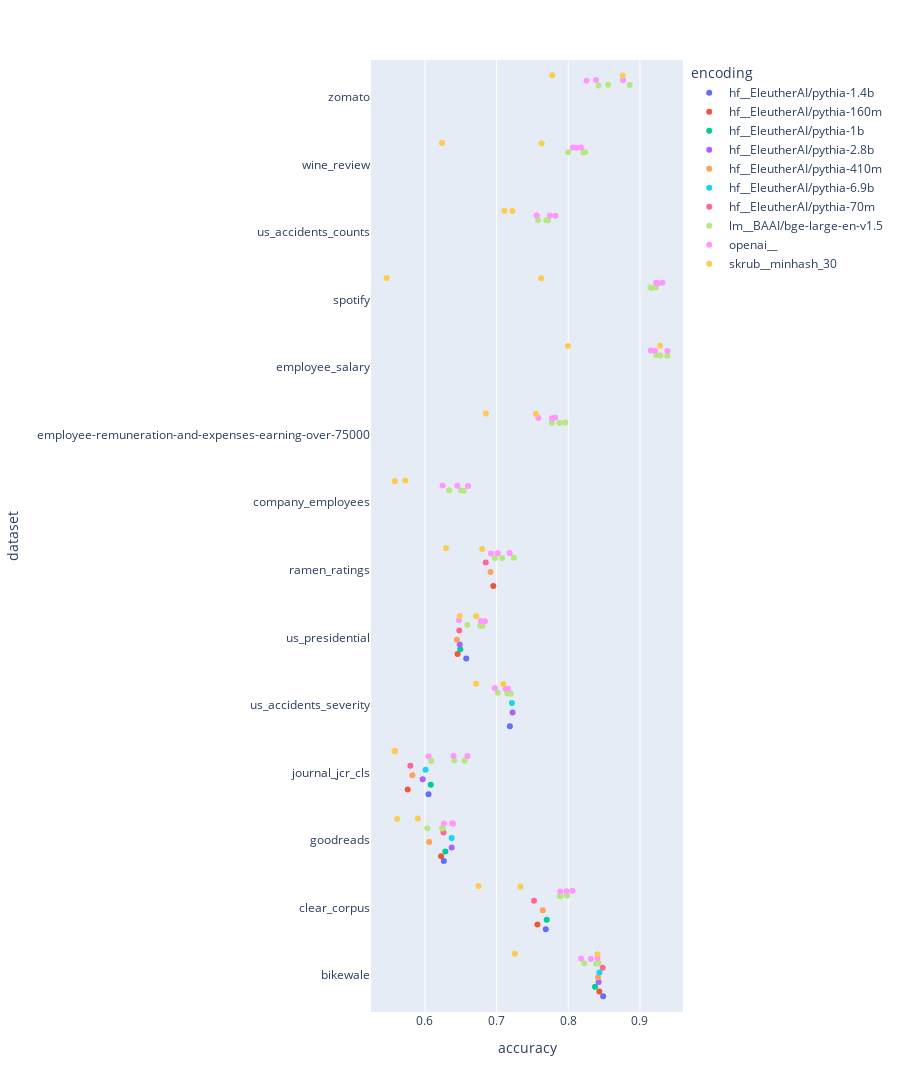

Here is the notebook cell this chart was saved with:
### Code cell
import pandas as pd
import plotly.express as px
melted_results = pd.read_csv("../results/results_limited_fixed_15_11.csv")
# add results_pythia_22_11.csv
melted_results = pd.concat([melted_results, pd.read_csv("../results/results_pythia_22_11.csv")])
#melted_results = pd.read_csv("../results/results_all_limited_13_11.csv")

melted_results["accuracy"] = melted_results["roc_auc"]
#melted_results = pd.read_csv("../results/results_all_n_train_5000.csv")

# restrict to n_train = 2000
melted_results = melted_results[melted_results['n_train'] == 1000]
# features = text_only
melted_results = melted_results[melted_results['features'] == 'text_only']
# model = "GradientBoostingClassifier"
#melted_results = melted_results[melted_results["model"] == "GradientBoostingClassifier"]

acceptable_datasets = ['bikewale', 'clear_corpus', 'company_employees',
       'employee-remuneration-and-expenses-earning-over-75000',
       'employee_salary', 'goodreads', 'journal_jcr_cls', 'ramen_ratings',
       'spotify', 'us_accidents_counts', 'us_accidents_severity',
       'us_presidential', 'wine_review', 'zomato']
melted_results = melted_results[melted_results["dataset"].isin(acceptable_datasets)]

melted_results = melted_results[melted_results["encoding"].isin(["openai__", "skrub__minhash_30", "lm__BAAI/bge-large-en-v1.5"]) | (melted_results["encoding"].str.contains("pythia"))]
#melted_results = melted_results[(melted_results["encoding"].str.contains("pythia"))]
# convert names like hf__EleutherAI/pythia-6.9B to 6.9E9
# melted_results["num_params"] = melted_results["encoding"].str.split("__").str[1].str.split("-").str[1]
# melted_results["num_params"] = melted_results["num_params"].str.replace("b", "E9")
# melted_results["num_params"] = melted_results["num_params"].str.replace("m", "E6")
# melted_results["num_params"] = melted_results["num_params"].astype(float)

group_cols = ['dataset', 'model', 'dim_reduction', 'encoding', "features", "n_train"]
# show counts per group
print(melted_results.groupby(group_cols)['accuracy'].count().reset_index())
# assert all 7

#melted_results["accuracy"] = melted_results.groupby(["dataset", "features", "n_train"])["accuracy"].transform(
    #lambda x: (x - x.min()) / (x.max() - x.min())
#)
print((melted_results.groupby(group_cols)['accuracy'].count().values == 7).mean())
melted_results = melted_results.groupby(group_cols)['accuracy'].mean().reset_index()
print(melted_results.shape)

px.strip(
    melted_results,
    y = "dataset",
    x = "accuracy",
    color="encoding",
    hover_data=melted_results.columns,
    height=1500,
)
#import seaborn as sns
#import matplotlib.pyplot as plt

# sns.stripplot(
#     y = "dataset",
#     x = "accuracy",
#     data=melted_results,
#     hue="num_params",
#     dodge=True,
#     jitter=0.2,
#     alpha=0.5,
#     size=10,
#     palette="crest",
#     linewidth=1,
#     edgecolor="gray",
#     #hover_data=melted_results.columns,
#     #height=1500,
# )

### Figure 1 — Plotly figure (JSON) as saved in the notebook; plotly's stock layout.template omitted (floating-point values rounded to 4 significant figures; data arrays with more than 128 entries replaced by an {"elided": "..."} marker saying what was removed)
{"data": [{"alignmentgroup": "True", "boxpoints": "all", "customdata": [["GradientBoostingClassifier", "PCA_30", "hf__EleutherAI/pythia-1.4b", "text_only", 1000], ["GradientBoostingClassifier", "PCA_30", "hf__EleutherAI/pythia-1.4b", "text_only", 1000], ["GradientBoostingClassifier", "PCA_30", "hf__EleutherAI/pythia-1.4b", "text_only", 1000], ["GradientBoostingClassifier", "PCA_30", "hf__EleutherAI/pythia-1.4b", "text_only", 1000], ["GradientBoostingClassifier", "PCA_30", "hf__EleutherAI/pythia-1.4b", "text_only", 1000], ["GradientBoostingClassifier", "PCA_30", "hf__EleutherAI/pythia-1.4b", "text_only", 1000]], "fillcolor": "rgba(255,255,255,0)", "hoveron": "points", "hovertemplate": "encoding=%{customdata[2]}<br>accuracy=%{x}<br>dataset=%{y}<br>model=%{customdata[0]}<br>dim_reduction=%{customdata[1]}<br>features=%{customdata[3]}<br>n_train=%{customdata[4]}<extra></extra>", "legendgroup": "hf__EleutherAI/pythia-1.4b", "line": {"color": "rgba(255,255,255,0)"}, "marker": {"color": "#636efa"}, "name": "hf__EleutherAI/pythia-1.4b", "offsetgroup": "hf__EleutherAI/pythia-1.4b", "orientation": "h", "pointpos": 0, "showlegend": true, "type": "box", "x": [0.8486, 0.7687, 0.6265, 0.6051, 0.7185, 0.6577], "x0": " ", "xaxis": "x", "y": ["bikewale", "clear_corpus", "goodreads", "journal_jcr_cls", "us_accidents_severity", "us_presidential"], "y0": " ", "yaxis": "y"}, {"alignmentgroup": "True", "boxpoints": "all", "customdata": [["GradientBoostingClassifier", "PCA_30", "hf__EleutherAI/pythia-160m", "text_only", 1000], ["GradientBoostingClassifier", "PCA_30", "hf__EleutherAI/pythia-160m", "text_only", 1000], ["GradientBoostingClassifier", "PCA_30", "hf__EleutherAI/pythia-160m", "text_only", 1000], ["GradientBoostingClassifier", "PCA_30", "hf__EleutherAI/pythia-160m", "text_only", 1000], ["GradientBoostingClassifier", "PCA_30", "hf__EleutherAI/pythia-160m", "text_only", 1000], ["GradientBoostingClassifier", "PCA_30", "hf__EleutherAI/pythia-160m", "text_only", 1000]], "fillcolor": "rgba(255,255,255,0)", "hoveron": "points", "hovertemplate": "encoding=%{customdata[2]}<br>accuracy=%{x}<br>dataset=%{y}<br>model=%{customdata[0]}<br>dim_reduction=%{customdata[1]}<br>features=%{customdata[3]}<br>n_train=%{customdata[4]}<extra></extra>", "legendgroup": "hf__EleutherAI/pythia-160m", "line": {"color": "rgba(255,255,255,0)"}, "marker": {"color": "#EF553B"}, "name": "hf__EleutherAI/pythia-160m", "offsetgroup": "hf__EleutherAI/pythia-160m", "orientation": "h", "pointpos": 0, "showlegend": true, "type": "box", "x": [0.8433, 0.757, 0.6226, 0.576, 0.6955, 0.6456], "x0": " ", "xaxis": "x", "y": ["bikewale", "clear_corpus", "goodreads", "journal_jcr_cls", "ramen_ratings", "us_presidential"], "y0": " ", "yaxis": "y"}, {"alignmentgroup": "True", "boxpoints": "all", "customdata": [["GradientBoostingClassifier", "PCA_30", "hf__EleutherAI/pythia-1b", "text_only", 1000], ["GradientBoostingClassifier", "PCA_30", "hf__EleutherAI/pythia-1b", "text_only", 1000], ["GradientBoostingClassifier", "PCA_30", "hf__EleutherAI/pythia-1b", "text_only", 1000], ["GradientBoostingClassifier", "PCA_30", "hf__EleutherAI/pythia-1b", "text_only", 1000], ["GradientBoostingClassifier", "PCA_30", "hf__EleutherAI/pythia-1b", "text_only", 1000]], "fillcolor": "rgba(255,255,255,0)", "hoveron": "points", "hovertemplate": "encoding=%{customdata[2]}<br>accuracy=%{x}<br>dataset=%{y}<br>model=%{customdata[0]}<br>dim_reduction=%{customdata[1]}<br>features=%{customdata[3]}<br>n_train=%{customdata[4]}<extra></extra>", "legendgroup": "hf__EleutherAI/pythia-1b", "line": {"color": "rgba(255,255,255,0)"}, "marker": {"color": "#00cc96"}, "name": "hf__EleutherAI/pythia-1b", "offsetgroup": "hf__EleutherAI/pythia-1b", "orientation": "h", "pointpos": 0, "showlegend": true, "type": "box", "x": [0.8374, 0.77, 0.6286, 0.6082, 0.6494], "x0": " ", "xaxis": "x", "y": ["bikewale", "clear_corpus", "goodreads", "journal_jcr_cls", "us_presidential"], "y0": " ", "yaxis": "y"}, {"alignmentgroup": "True", "boxpoints": "all", "customdata": [["GradientBoostingClassifier", "PCA_30", "hf__EleutherAI/pythia-2.8b", "text_only", 1000], ["GradientBoostingClassifier", "PCA_30", "hf__EleutherAI/pythia-2.8b", "text_only", 1000], ["GradientBoostingClassifier", "PCA_30", "hf__EleutherAI/pythia-2.8b", "text_only", 1000], ["GradientBoostingClassifier", "PCA_30", "hf__EleutherAI/pythia-2.8b", "text_only", 1000], ["GradientBoostingClassifier", "PCA_30", "hf__EleutherAI/pythia-2.8b", "text_only", 1000]], "fillcolor": "rgba(255,255,255,0)", "hoveron": "points", "hovertemplate": "encoding=%{customdata[2]}<br>accuracy=%{x}<br>dataset=%{y}<br>model=%{customdata[0]}<br>dim_reduction=%{customdata[1]}<br>features=%{customdata[3]}<br>n_train=%{customdata[4]}<extra></extra>", "legendgroup": "hf__EleutherAI/pythia-2.8b", "line": {"color": "rgba(255,255,255,0)"}, "marker": {"color": "#ab63fa"}, "name": "hf__EleutherAI/pythia-2.8b", "offsetgroup": "hf__EleutherAI/pythia-2.8b", "orientation": "h", "pointpos": 0, "showlegend": true, "type": "box", "x": [0.8424, 0.6374, 0.597, 0.7223, 0.6486], "x0": " ", "xaxis": "x", "y": ["bikewale", "goodreads", "journal_jcr_cls", "us_accidents_severity", "us_presidential"], "y0": " ", "yaxis": "y"}, {"alignmentgroup": "True", "boxpoints": "all", "customdata": [["GradientBoostingClassifier", "PCA_30", "hf__EleutherAI/pythia-410m", "text_only", 1000], ["GradientBoostingClassifier", "PCA_30", "hf__EleutherAI/pythia-410m", "text_only", 1000], ["GradientBoostingClassifier", "PCA_30", "hf__EleutherAI/pythia-410m", "text_only", 1000], ["GradientBoostingClassifier", "PCA_30", "hf__EleutherAI/pythia-410m", "text_only", 1000], ["GradientBoostingClassifier", "PCA_30", "hf__EleutherAI/pythia-410m", "text_only", 1000], ["GradientBoostingClassifier", "PCA_30", "hf__EleutherAI/pythia-410m", "text_only", 1000]], "fillcolor": "rgba(255,255,255,0)", "hoveron": "points", "hovertemplate": "encoding=%{customdata[2]}<br>accuracy=%{x}<br>dataset=%{y}<br>model=%{customdata[0]}<br>dim_reduction=%{customdata[1]}<br>features=%{customdata[3]}<br>n_train=%{customdata[4]}<extra></extra>", "legendgroup": "hf__EleutherAI/pythia-410m", "line": {"color": "rgba(255,255,255,0)"}, "marker": {"color": "#FFA15A"}, "name": "hf__EleutherAI/pythia-410m", "offsetgroup": "hf__EleutherAI/pythia-410m", "orientation": "h", "pointpos": 0, "showlegend": true, "type": "box", "x": [0.8415, 0.7645, 0.606, 0.5825, 0.6916, 0.6447], "x0": " ", "xaxis": "x", "y": ["bikewale", "clear_corpus", "goodreads", "journal_jcr_cls", "ramen_ratings", "us_presidential"], "y0": " ", "yaxis": "y"}, {"alignmentgroup": "True", "boxpoints": "all", "customdata": [["GradientBoostingClassifier", "PCA_30", "hf__EleutherAI/pythia-6.9b", "text_only", 1000], ["GradientBoostingClassifier", "PCA_30", "hf__EleutherAI/pythia-6.9b", "text_only", 1000], ["GradientBoostingClassifier", "PCA_30", "hf__EleutherAI/pythia-6.9b", "text_only", 1000], ["GradientBoostingClassifier", "PCA_30", "hf__EleutherAI/pythia-6.9b", "text_only", 1000]], "fillcolor": "rgba(255,255,255,0)", "hoveron": "points", "hovertemplate": "encoding=%{customdata[2]}<br>accuracy=%{x}<br>dataset=%{y}<br>model=%{customdata[0]}<br>dim_reduction=%{customdata[1]}<br>features=%{customdata[3]}<br>n_train=%{customdata[4]}<extra></extra>", "legendgroup": "hf__EleutherAI/pythia-6.9b", "line": {"color": "rgba(255,255,255,0)"}, "marker": {"color": "#19d3f3"}, "name": "hf__EleutherAI/pythia-6.9b", "offsetgroup": "hf__EleutherAI/pythia-6.9b", "orientation": "h", "pointpos": 0, "showlegend": true, "type": "box", "x": [0.8435, 0.6373, 0.601, 0.7214], "x0": " ", "xaxis": "x", "y": ["bikewale", "goodreads", "journal_jcr_cls", "us_accidents_severity"], "y0": " ", "yaxis": "y"}, {"alignmentgroup": "True", "boxpoints": "all", "customdata": [["GradientBoostingClassifier", "PCA_30", "hf__EleutherAI/pythia-70m", "text_only", 1000], ["GradientBoostingClassifier", "PCA_30", "hf__EleutherAI/pythia-70m", "text_only", 1000], ["GradientBoostingClassifier", "PCA_30", "hf__EleutherAI/pythia-70m", "text_only", 1000], ["GradientBoostingClassifier", "PCA_30", "hf__EleutherAI/pythia-70m", "text_only", 1000], ["GradientBoostingClassifier", "PCA_30", "hf__EleutherAI/pythia-70m", "text_only", 1000], ["GradientBoostingClassifier", "PCA_30", "hf__EleutherAI/pythia-70m", "text_only", 1000]], "fillcolor": "rgba(255,255,255,0)", "hoveron": "points", "hovertemplate": "encoding=%{customdata[2]}<br>accuracy=%{x}<br>dataset=%{y}<br>model=%{customdata[0]}<br>dim_reduction=%{customdata[1]}<br>features=%{customdata[3]}<br>n_train=%{customdata[4]}<extra></extra>", "legendgroup": "hf__EleutherAI/pythia-70m", "line": {"color": "rgba(255,255,255,0)"}, "marker": {"color": "#FF6692"}, "name": "hf__EleutherAI/pythia-70m", "offsetgroup": "hf__EleutherAI/pythia-70m", "orientation": "h", "pointpos": 0, "showlegend": true, "type": "box", "x": [0.848, 0.7522, 0.626, 0.5798, 0.6849, 0.648], "x0": " ", "xaxis": "x", "y": ["bikewale", "clear_corpus", "goodreads", "journal_jcr_cls", "ramen_ratings", "us_presidential"], "y0": " ", "yaxis": "y"}, {"alignmentgroup": "True", "boxpoints": "all", "customdata": {"elided": "42x5 mixed values"}, "fillcolor": "rgba(255,255,255,0)", "hoveron": "points", "hovertemplate": "encoding=%{customdata[2]}<br>accuracy=%{x}<br>dataset=%{y}<br>model=%{customdata[0]}<br>dim_reduction=%{customdata[1]}<br>features=%{customdata[3]}<br>n_train=%{customdata[4]}<extra></extra>", "legendgroup": "lm__BAAI/bge-large-en-v1.5", "line": {"color": "rgba(255,255,255,0)"}, "marker": {"color": "#B6E880"}, "name": "lm__BAAI/bge-large-en-v1.5", "offsetgroup": "lm__BAAI/bge-large-en-v1.5", "orientation": "h", "pointpos": 0, "showlegend": true, "type": "box", "x": [0.8421, 0.8222, 0.8389, 0.788, 0.7897, 0.7982, 0.6339, 0.6544, 0.6505, 0.7957, 0.7772, 0.7879, 0.9381, 0.9227, 0.9284, 0.6249, 0.6036, 0.6241, 0.609, 0.6408, 0.6555, 0.6976, 0.7077, 0.7241, 0.9147, 0.9157, 0.922, 0.7579, 0.7719, 0.7695, 0.7196, 0.7016, 0.7148, 0.6593, 0.6804, 0.6771, 0.7999, 0.8235, 0.821, 0.8856, 0.8422, 0.8556], "x0": " ", "xaxis": "x", "y": ["bikewale", "bikewale", "bikewale", "clear_corpus", "clear_corpus", "clear_corpus", "company_employees", "company_employees", "company_employees", "employee-remuneration-and-expenses-earning-over-75000", "employee-remuneration-and-expenses-earning-over-75000", "employee-remuneration-and-expenses-earning-over-75000", "employee_salary", "employee_salary", "employee_salary", "goodreads", "goodreads", "goodreads", "journal_jcr_cls", "journal_jcr_cls", "journal_jcr_cls", "ramen_ratings", "ramen_ratings", "ramen_ratings", "spotify", "spotify", "spotify", "us_accidents_counts", "us_accidents_counts", "us_accidents_counts", "us_accidents_severity", "us_accidents_severity", "us_accidents_severity", "us_presidential", "us_presidential", "us_presidential", "wine_review", "wine_review", "wine_review", "zomato", "zomato", "zomato"], "y0": " ", "yaxis": "y"}, {"alignmentgroup": "True", "boxpoints": "all", "customdata": {"elided": "42x5 mixed values"}, "fillcolor": "rgba(255,255,255,0)", "hoveron": "points", "hovertemplate": "encoding=%{customdata[2]}<br>accuracy=%{x}<br>dataset=%{y}<br>model=%{customdata[0]}<br>dim_reduction=%{customdata[1]}<br>features=%{customdata[3]}<br>n_train=%{customdata[4]}<extra></extra>", "legendgroup": "openai__", "line": {"color": "rgba(255,255,255,0)"}, "marker": {"color": "#FF97FF"}, "name": "openai__", "offsetgroup": "openai__", "orientation": "h", "pointpos": 0, "showlegend": true, "type": "box", "x": [0.8407, 0.8178, 0.8315, 0.7889, 0.7975, 0.8058, 0.6248, 0.6452, 0.6601, 0.7816, 0.7583, 0.7773, 0.9383, 0.9152, 0.921, 0.6378, 0.6264, 0.6393, 0.6053, 0.6399, 0.6593, 0.6922, 0.7015, 0.7183, 0.925, 0.9225, 0.9313, 0.7559, 0.7744, 0.7821, 0.7127, 0.6974, 0.7162, 0.6474, 0.6783, 0.6838, 0.818, 0.8065, 0.8119, 0.8765, 0.8255, 0.8386], "x0": " ", "xaxis": "x", "y": ["bikewale", "bikewale", "bikewale", "clear_corpus", "clear_corpus", "clear_corpus", "company_employees", "company_employees", "company_employees", "employee-remuneration-and-expenses-earning-over-75000", "employee-remuneration-and-expenses-earning-over-75000", "employee-remuneration-and-expenses-earning-over-75000", "employee_salary", "employee_salary", "employee_salary", "goodreads", "goodreads", "goodreads", "journal_jcr_cls", "journal_jcr_cls", "journal_jcr_cls", "ramen_ratings", "ramen_ratings", "ramen_ratings", "spotify", "spotify", "spotify", "us_accidents_counts", "us_accidents_counts", "us_accidents_counts", "us_accidents_severity", "us_accidents_severity", "us_accidents_severity", "us_presidential", "us_presidential", "us_presidential", "wine_review", "wine_review", "wine_review", "zomato", "zomato", "zomato"], "y0": " ", "yaxis": "y"}, {"alignmentgroup": "True", "boxpoints": "all", "customdata": {"elided": "28x5 mixed values"}, "fillcolor": "rgba(255,255,255,0)", "hoveron": "points", "hovertemplate": "encoding=%{customdata[2]}<br>accuracy=%{x}<br>dataset=%{y}<br>model=%{customdata[0]}<br>dim_reduction=%{customdata[1]}<br>features=%{customdata[3]}<br>n_train=%{customdata[4]}<extra></extra>", "legendgroup": "skrub__minhash_30", "line": {"color": "rgba(255,255,255,0)"}, "marker": {"color": "#FECB52"}, "name": "skrub__minhash_30", "offsetgroup": "skrub__minhash_30", "orientation": "h", "pointpos": 0, "showlegend": true, "type": "box", "x": [0.8406, 0.7255, 0.7332, 0.6747, 0.5729, 0.558, 0.7548, 0.6852, 0.9281, 0.7996, 0.5903, 0.5612, 0.5585, 0.5577, 0.6799, 0.6295, 0.7622, 0.5466, 0.7221, 0.711, 0.7094, 0.6716, 0.6485, 0.6715, 0.7628, 0.624, 0.8759, 0.7778], "x0": " ", "xaxis": "x", "y": ["bikewale", "bikewale", "clear_corpus", "clear_corpus", "company_employees", "company_employees", "employee-remuneration-and-expenses-earning-over-75000", "employee-remuneration-and-expenses-earning-over-75000", "employee_salary", "employee_salary", "goodreads", "goodreads", "journal_jcr_cls", "journal_jcr_cls", "ramen_ratings", "ramen_ratings", "spotify", "spotify", "us_accidents_counts", "us_accidents_counts", "us_accidents_severity", "us_accidents_severity", "us_presidential", "us_presidential", "wine_review", "wine_review", "zomato", "zomato"], "y0": " ", "yaxis": "y"}], "layout": {"boxmode": "group", "height": 1500, "legend": {"title": {"text": "encoding"}, "tracegroupgap": 0}, "margin": {"t": 60}, "xaxis": {"anchor": "y", "domain": [0, 1], "title": {"text": "accuracy"}}, "yaxis": {"anchor": "x", "domain": [0, 1], "title": {"text": "dataset"}}}}
